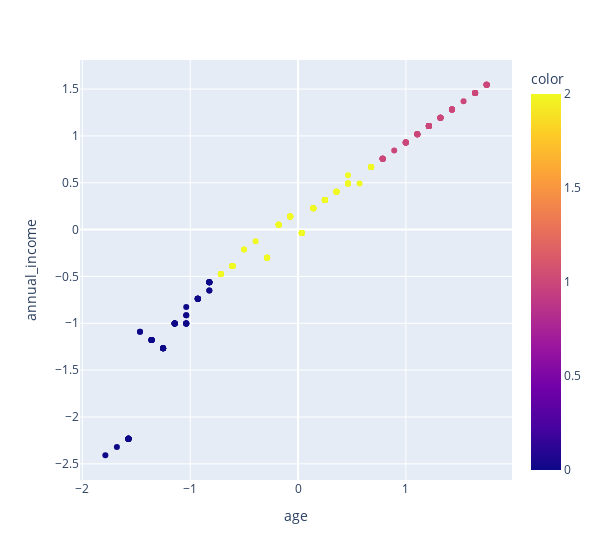

The notebook cell this image was saved under:
### Code cell
px.scatter(data_frame=X, x = 'age', y = 'annual_income',
           width = 600,color = predictions)

### Figure 1 — Plotly figure (JSON) as saved in the notebook; plotly's stock layout.template omitted (floating-point values rounded to 4 significant figures; data arrays with more than 128 entries replaced by an {"elided": "..."} marker saying what was removed)
{"data": [{"hovertemplate": "age=%{x}<br>annual_income=%{y}<br>color=%{marker.color}<extra></extra>", "legendgroup": "", "marker": {"color": {"elided": "238 int values"}, "coloraxis": "coloraxis", "symbol": "circle"}, "mode": "markers", "name": "", "orientation": "v", "showlegend": false, "type": "scatter", "x": {"elided": "238 float values"}, "xaxis": "x", "y": {"elided": "238 float values"}, "yaxis": "y"}], "layout": {"coloraxis": {"colorbar": {"title": {"text": "color"}}, "colorscale": [[0, "#0d0887"], [0.1111, "#46039f"], [0.2222, "#7201a8"], [0.3333, "#9c179e"], [0.4444, "#bd3786"], [0.5556, "#d8576b"], [0.6667, "#ed7953"], [0.7778, "#fb9f3a"], [0.8889, "#fdca26"], [1, "#f0f921"]]}, "legend": {"tracegroupgap": 0}, "margin": {"t": 60}, "width": 600, "xaxis": {"anchor": "y", "domain": [0, 1], "title": {"text": "age"}}, "yaxis": {"anchor": "x", "domain": [0, 1], "title": {"text": "annual_income"}}}}
